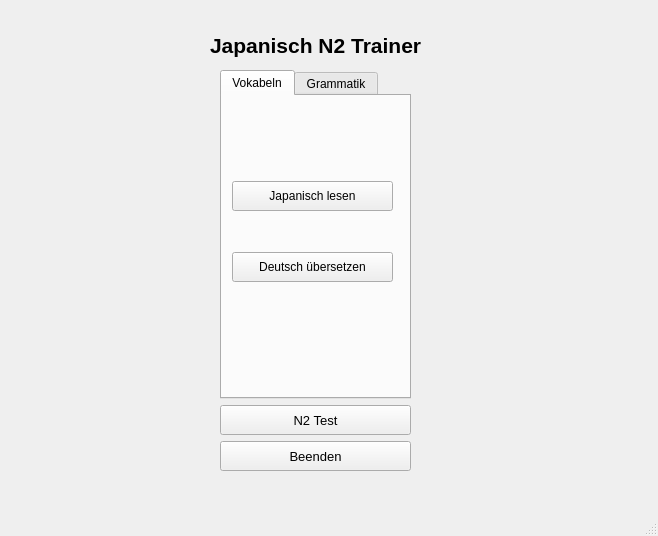
<?xml version="1.0" encoding="UTF-8"?>
<ui version="4.0">
 <class>MainWindow</class>
 <widget class="QMainWindow" name="MainWindow">
  <property name="geometry">
   <rect>
    <x>0</x>
    <y>0</y>
    <width>658</width>
    <height>536</height>
   </rect>
  </property>
  <property name="windowTitle">
   <string>N2 Trainer</string>
  </property>
  <widget class="QWidget" name="centralwidget">
   <widget class="QLabel" name="label">
    <property name="geometry">
     <rect>
      <x>210</x>
      <y>30</y>
      <width>241</width>
      <height>31</height>
     </rect>
    </property>
    <property name="font">
     <font>
      <pointsize>16</pointsize>
      <weight>75</weight>
      <bold>true</bold>
     </font>
    </property>
    <property name="text">
     <string>Japanisch N2 Trainer</string>
    </property>
   </widget>
   <widget class="QWidget" name="">
    <property name="geometry">
     <rect>
      <x>220</x>
      <y>70</y>
      <width>191</width>
      <height>401</height>
     </rect>
    </property>
    <layout class="QVBoxLayout" name="verticalLayout_2">
     <item>
      <widget class="QTabWidget" name="tabWidget">
       <property name="currentIndex">
        <number>0</number>
       </property>
       <widget class="QWidget" name="tab">
        <attribute name="title">
         <string>Vokabeln</string>
        </attribute>
        <widget class="QWidget" name="">
         <property name="geometry">
          <rect>
           <x>10</x>
           <y>50</y>
           <width>161</width>
           <height>171</height>
          </rect>
         </property>
         <layout class="QVBoxLayout" name="verticalLayout">
          <item>
           <widget class="QPushButton" name="readButton">
            <property name="minimumSize">
             <size>
              <width>0</width>
              <height>30</height>
             </size>
            </property>
            <property name="text">
             <string>Japanisch lesen</string>
            </property>
           </widget>
          </item>
          <item>
           <widget class="QPushButton" name="transButton">
            <property name="minimumSize">
             <size>
              <width>0</width>
              <height>30</height>
             </size>
            </property>
            <property name="text">
             <string>Deutsch übersetzen</string>
            </property>
           </widget>
          </item>
         </layout>
        </widget>
       </widget>
       <widget class="QWidget" name="tab_2">
        <attribute name="title">
         <string>Grammatik</string>
        </attribute>
       </widget>
      </widget>
     </item>
     <item>
      <widget class="QPushButton" name="pushButton_3">
       <property name="minimumSize">
        <size>
         <width>0</width>
         <height>30</height>
        </size>
       </property>
       <property name="font">
        <font>
         <pointsize>10</pointsize>
        </font>
       </property>
       <property name="text">
        <string>N2 Test</string>
       </property>
      </widget>
     </item>
     <item>
      <widget class="QPushButton" name="pushButton_4">
       <property name="minimumSize">
        <size>
         <width>0</width>
         <height>30</height>
        </size>
       </property>
       <property name="font">
        <font>
         <pointsize>10</pointsize>
        </font>
       </property>
       <property name="text">
        <string>Beenden</string>
       </property>
      </widget>
     </item>
    </layout>
   </widget>
  </widget>
  <widget class="QMenuBar" name="menubar">
   <property name="geometry">
    <rect>
     <x>0</x>
     <y>0</y>
     <width>658</width>
     <height>21</height>
    </rect>
   </property>
  </widget>
  <widget class="QStatusBar" name="statusbar"/>
 </widget>
 <resources/>
 <connections/>
</ui>
